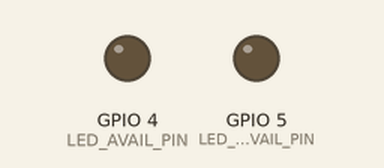
The sketch below on a simulated ESP8266 (NodeMCU). Parts: output pins drawn as LEDs (lit = HIGH). WiFi joins after 1.5 s; servers stay silent unless stated; what the sketch prints to the serial monitor is not drawn.

Above: at 0.1 s.
At 1.8 s:
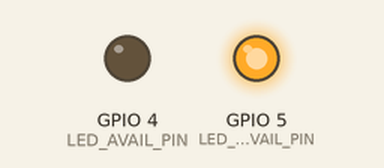
Timing chart, 0 to 3.3 s (numbered marks = the images above):
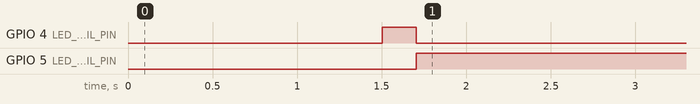

Measured:
- by itself, GPIO 4 (LED_AVAIL_PIN): HIGH → LOW at 1.7 s
- by itself, GPIO 5 (LED_NOTAVAIL_PIN): LOW → HIGH at 1.7 s

The sketch:

edge.ino
```cpp
#include <ESP8266HTTPClient.h>
#include <ESP8266WiFi.h>
#include <ArduinoJson.h>
#include "Led.h"
#include "Potentiometer.h"

#define LED_AVAIL_PIN 4 //esp - D2 <=> GPIO4
#define LED_NOTAVAIL_PIN 5 //esp  - D1 <=> GPIO5
#define POT_PIN A0 //potenziometro
#define W_MAX 500

char* ssidName = "EOLO - FRITZ!Box PD"; //nome rete Wi-Fi
char* psw = "60352511842616029898"; //password rete Wi-Fi
String address = "http://37f130db2c40.ngrok.io";

Potentiometer* pot;
Led* ledAvail;
Led* ledNotAvail;
HTTPClient http;
StaticJsonDocument<200> doc; /*libreria arduinoJson*/
char json[500];


String value = {};
int currentWeight = 0;

void setup() {
  Serial.begin(115200);
  WiFi.begin(ssidName, psw);
  Serial.print("Connecting...");
  while (WiFi.status() != WL_CONNECTED) {
    delay(500);
    Serial.print(".");
  }

  Serial.println("[DEBUG] Connected: \n local IP: " + WiFi.localIP().toString());


  pot = new Potentiometer(POT_PIN);
  ledAvail = new Led(LED_AVAIL_PIN);
  ledNotAvail = new Led(LED_NOTAVAIL_PIN);
  ledNotAvail -> switchOff();
  ledAvail -> switchOn();
}

void sendData(String address, String value, String stringPath) {
  Serial.println("[DEBUG] Sending something...");
  http.begin(address + "/api/" + stringPath);
  http.addHeader("Content-Type", "application/json");
  String msg = "{ \"w\":" + value + "}";
  int retCode = http.POST(msg);

  if (retCode == 200) {
    Serial.println("Data sent succesfully (200)");
  } else {
    Serial.println("Error while sending data (" + (String)retCode + ")");
  }
  http.end();
}

int getWeight() {
  int val;
  val = pot -> readValue(1, 100);
  Serial.println("Val = " + (String)val);
  return val;


  // return (pot -> readValue(1, 100)); //usata altra versione per il debug
}

void loop() {

  if (WiFi.status() == WL_CONNECTED) { //controllo della connessione Wi-Fi

    http.begin(address + "/api/statoEdge"); //inizio della connessione html, che riceve in risposta il json con informazioni rilevanti per Arduino
    http.GET();
    String payload = http.getString();
    Serial.println("[DEBUG] Payload = " + payload);

    payload.toCharArray(json, 500);
    deserializeJson(doc, json);

    if (doc["reqEmpty"] == "true") { // se è stato richiesto lo svuotamento del cestino imposta a 0 il peso
      currentWeight = 0;
      Serial.println("[DEBUG] Bidone svuotato!");
    }

    if (doc["disp"] == "true") { // controlla se si è ancora nello stato available
      Serial.println("Dumpster available (0)");
      ledNotAvail -> switchOff();
      ledAvail -> switchOn();

      if (doc["reqWeight"] == "true") { //se è stato richiesto il peso, invia il messaggio con il peso

        currentWeight += getWeight();

        if (currentWeight >= W_MAX) {
          sendData(address, "u", "full");
        }
        Serial.println("[DEBUG] currentWeight = " + (String)currentWeight);
        sendData(address, (String)currentWeight, "weight");
      }


    } else {
      Serial.println("Dumpster not available (-1)");
      ledAvail -> switchOff();
      ledNotAvail -> switchOn();
    }


    http.end(); //chiudi connessione aperta inizialmente
  } else {
    Serial.println("Wifi Error (-2)");
  }
  delay(8000); //delay necessario per evitare di riempire il server ngrok di richieste
}
```

Led.cpp
```cpp
#include "Led.h"
#include "Arduino.h"

Led::Led(int pin){
  this->pin = pin;
  pinMode(pin,OUTPUT);
}

void Led::switchOn(){
  digitalWrite(pin,HIGH);
}

void Led::switchOff(){
  digitalWrite(pin,LOW);
};
```

Led.h
```cpp
#ifndef __LED__
#define __LED__

class Led{
public:
  Led(int pin);
  void switchOn();
  void switchOff();
private:
  int pin;
};

#endif
```

Potentiometer.cpp
```cpp
#include "Potentiometer.h"
#include "Arduino.h"

Potentiometer::Potentiometer(int pin){
  this->pin = pin;
}

int Potentiometer::readValue(int qmin, int qmax){
  return map(analogRead(pin), 0, 1023, qmin, qmax);
}
```

Potentiometer.h
```cpp
#ifndef __POTENTIOMETER__
#define __POTENTIOMETER__

class Potentiometer{
public:
  Potentiometer(int pin);
  int readValue(int qmin, int qmax);

private:
  int pin;
};

#endif
```
